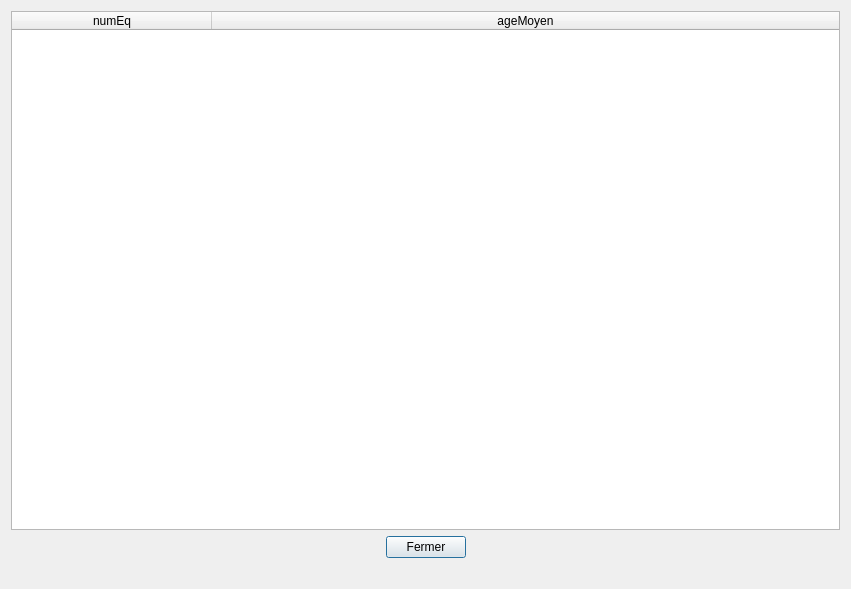
<?xml version="1.0" encoding="UTF-8"?>
<ui version="4.0">
 <class>fct_interrogation_1</class>
 <widget class="QDialog" name="fct_interrogation_1">
  <property name="geometry">
   <rect>
    <x>0</x>
    <y>0</y>
    <width>851</width>
    <height>589</height>
   </rect>
  </property>
  <property name="windowTitle">
   <string>Âge moyen des équipes qui ont gagné une médaille d'or</string>
  </property>
  <layout class="QVBoxLayout" name="verticalLayout">
   <item>
    <widget class="QTableWidget" name="table_fct_interrogation_1">
     <attribute name="horizontalHeaderDefaultSectionSize">
      <number>200</number>
     </attribute>
     <attribute name="horizontalHeaderMinimumSectionSize">
      <number>50</number>
     </attribute>
     <attribute name="horizontalHeaderStretchLastSection">
      <bool>true</bool>
     </attribute>
     <attribute name="verticalHeaderVisible">
      <bool>false</bool>
     </attribute>
     <column>
      <property name="text">
       <string>numEq</string>
      </property>
     </column>
     <column>
      <property name="text">
       <string>ageMoyen</string>
      </property>
     </column>
    </widget>
   </item>
   <item>
    <layout class="QHBoxLayout" name="horizontalLayout">
     <item>
      <spacer name="horizontalSpacer_data_V1">
       <property name="orientation">
        <enum>Qt::Horizontal</enum>
       </property>
       <property name="sizeHint" stdset="0">
        <size>
         <width>40</width>
         <height>20</height>
        </size>
       </property>
      </spacer>
     </item>
     <item>
      <widget class="QPushButton" name="pushButton_data_V1">
       <property name="text">
        <string>Fermer</string>
       </property>
      </widget>
     </item>
     <item>
      <spacer name="horizontalSpacer_2_data_V1">
       <property name="orientation">
        <enum>Qt::Horizontal</enum>
       </property>
       <property name="sizeHint" stdset="0">
        <size>
         <width>40</width>
         <height>20</height>
        </size>
       </property>
      </spacer>
     </item>
    </layout>
   </item>
   <item>
    <widget class="QLabel" name="label_fct_interrogation_1">
     <property name="text">
      <string/>
     </property>
     <property name="alignment">
      <set>Qt::AlignCenter</set>
     </property>
    </widget>
   </item>
  </layout>
 </widget>
 <resources/>
 <connections>
  <connection>
   <sender>pushButton_data_V1</sender>
   <signal>clicked()</signal>
   <receiver>fct_interrogation_1</receiver>
   <slot>close()</slot>
   <hints>
    <hint type="sourcelabel">
     <x>456</x>
     <y>540</y>
    </hint>
    <hint type="destinationlabel">
     <x>552</x>
     <y>548</y>
    </hint>
   </hints>
  </connection>
 </connections>
</ui>
